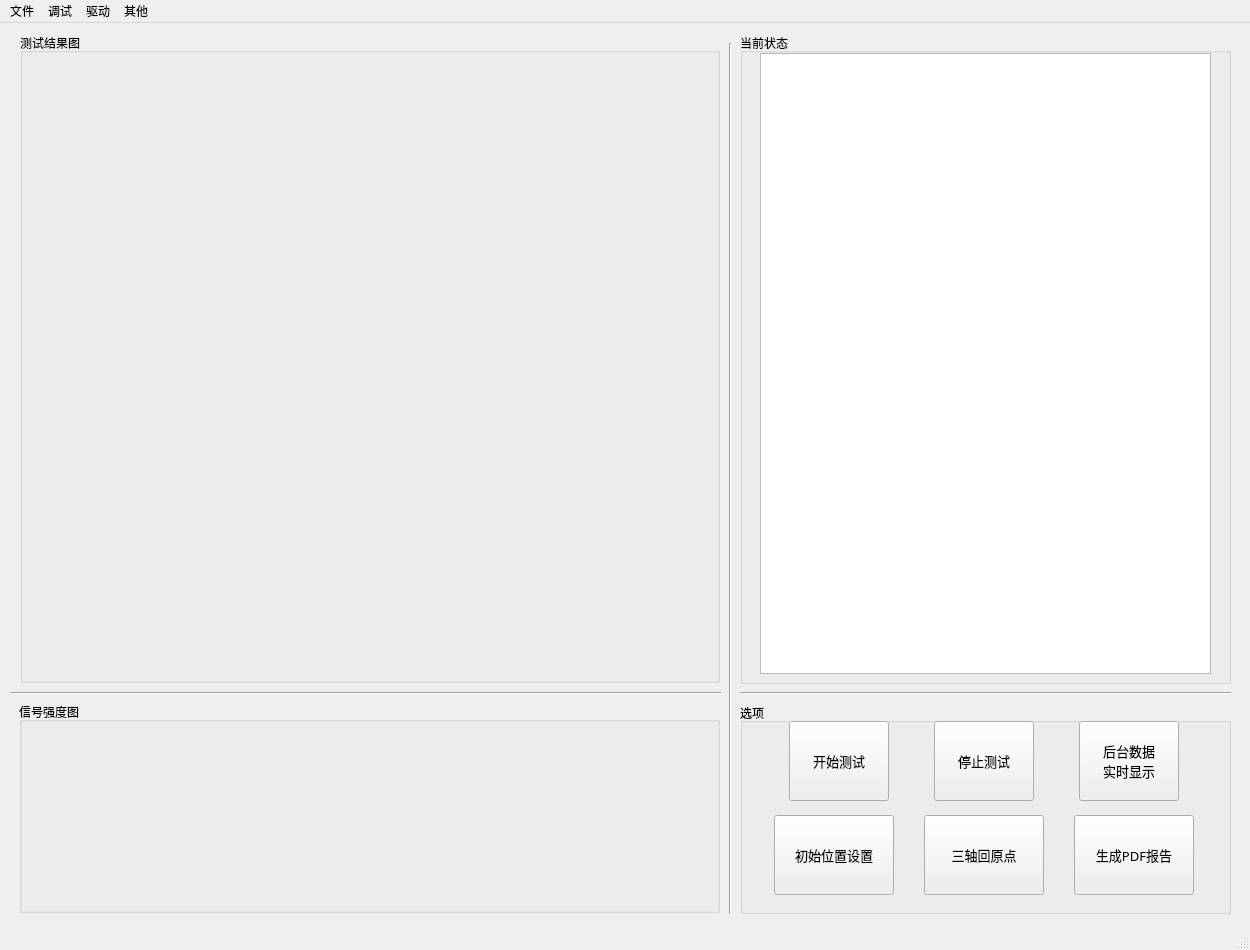
<?xml version="1.0" encoding="UTF-8"?>
<ui version="4.0">
 <class>MainGUI</class>
 <widget class="QMainWindow" name="MainGUI">
  <property name="geometry">
   <rect>
    <x>0</x>
    <y>0</y>
    <width>1250</width>
    <height>950</height>
   </rect>
  </property>
  <property name="minimumSize">
   <size>
    <width>1150</width>
    <height>750</height>
   </size>
  </property>
  <property name="maximumSize">
   <size>
    <width>1250</width>
    <height>950</height>
   </size>
  </property>
  <property name="windowTitle">
   <string>SR-SToF100测试系统</string>
  </property>
  <widget class="QWidget" name="centralwidget">
   <widget class="QGroupBox" name="groupBox">
    <property name="geometry">
     <rect>
      <x>20</x>
      <y>10</y>
      <width>700</width>
      <height>650</height>
     </rect>
    </property>
    <property name="maximumSize">
     <size>
      <width>700</width>
      <height>650</height>
     </size>
    </property>
    <property name="title">
     <string>测试结果图</string>
    </property>
    <widget class="QLabel" name="label">
     <property name="geometry">
      <rect>
       <x>10</x>
       <y>20</y>
       <width>681</width>
       <height>621</height>
      </rect>
     </property>
     <property name="text">
      <string/>
     </property>
     <property name="textFormat">
      <enum>Qt::AutoText</enum>
     </property>
     <property name="scaledContents">
      <bool>true</bool>
     </property>
    </widget>
   </widget>
   <widget class="QGroupBox" name="groupBox_2">
    <property name="geometry">
     <rect>
      <x>740</x>
      <y>10</y>
      <width>491</width>
      <height>651</height>
     </rect>
    </property>
    <property name="title">
     <string>当前状态</string>
    </property>
    <widget class="QTextBrowser" name="MainUi_textBrowser">
     <property name="geometry">
      <rect>
       <x>20</x>
       <y>20</y>
       <width>451</width>
       <height>621</height>
      </rect>
     </property>
    </widget>
   </widget>
   <widget class="QGroupBox" name="groupBox_3">
    <property name="geometry">
     <rect>
      <x>740</x>
      <y>680</y>
      <width>491</width>
      <height>211</height>
     </rect>
    </property>
    <property name="title">
     <string>选项</string>
    </property>
    <widget class="QWidget" name="layoutWidget">
     <property name="geometry">
      <rect>
       <x>10</x>
       <y>10</y>
       <width>471</width>
       <height>191</height>
      </rect>
     </property>
     <layout class="QVBoxLayout" name="verticalLayout">
      <item>
       <layout class="QHBoxLayout" name="horizontalLayout">
        <item>
         <widget class="QPushButton" name="Test_start">
          <property name="minimumSize">
           <size>
            <width>100</width>
            <height>80</height>
           </size>
          </property>
          <property name="maximumSize">
           <size>
            <width>100</width>
            <height>80</height>
           </size>
          </property>
          <property name="font">
           <font>
            <family>微软雅黑</family>
            <pointsize>10</pointsize>
           </font>
          </property>
          <property name="text">
           <string>开始测试</string>
          </property>
         </widget>
        </item>
        <item>
         <widget class="QPushButton" name="Pause_Button">
          <property name="minimumSize">
           <size>
            <width>100</width>
            <height>80</height>
           </size>
          </property>
          <property name="maximumSize">
           <size>
            <width>100</width>
            <height>80</height>
           </size>
          </property>
          <property name="font">
           <font>
            <family>微软雅黑</family>
            <pointsize>10</pointsize>
           </font>
          </property>
          <property name="text">
           <string>停止测试</string>
          </property>
         </widget>
        </item>
        <item>
         <widget class="QPushButton" name="display_Button">
          <property name="minimumSize">
           <size>
            <width>100</width>
            <height>80</height>
           </size>
          </property>
          <property name="maximumSize">
           <size>
            <width>100</width>
            <height>80</height>
           </size>
          </property>
          <property name="font">
           <font>
            <family>微软雅黑</family>
            <pointsize>10</pointsize>
           </font>
          </property>
          <property name="text">
           <string>后台数据
实时显示</string>
          </property>
         </widget>
        </item>
       </layout>
      </item>
      <item>
       <layout class="QHBoxLayout" name="horizontalLayout_2">
        <item>
         <widget class="QPushButton" name="Location_set">
          <property name="minimumSize">
           <size>
            <width>120</width>
            <height>80</height>
           </size>
          </property>
          <property name="maximumSize">
           <size>
            <width>120</width>
            <height>80</height>
           </size>
          </property>
          <property name="font">
           <font>
            <family>微软雅黑</family>
            <pointsize>10</pointsize>
           </font>
          </property>
          <property name="text">
           <string>初始位置设置</string>
          </property>
         </widget>
        </item>
        <item>
         <widget class="QPushButton" name="Origin_Button">
          <property name="minimumSize">
           <size>
            <width>120</width>
            <height>80</height>
           </size>
          </property>
          <property name="maximumSize">
           <size>
            <width>120</width>
            <height>80</height>
           </size>
          </property>
          <property name="font">
           <font>
            <family>微软雅黑</family>
            <pointsize>10</pointsize>
           </font>
          </property>
          <property name="text">
           <string>三轴回原点</string>
          </property>
         </widget>
        </item>
        <item>
         <widget class="QPushButton" name="PDF_Button">
          <property name="enabled">
           <bool>true</bool>
          </property>
          <property name="minimumSize">
           <size>
            <width>120</width>
            <height>80</height>
           </size>
          </property>
          <property name="maximumSize">
           <size>
            <width>120</width>
            <height>80</height>
           </size>
          </property>
          <property name="font">
           <font>
            <family>微软雅黑</family>
            <pointsize>10</pointsize>
           </font>
          </property>
          <property name="text">
           <string>生成PDF报告</string>
          </property>
         </widget>
        </item>
       </layout>
      </item>
     </layout>
    </widget>
   </widget>
   <widget class="Line" name="line">
    <property name="geometry">
     <rect>
      <x>720</x>
      <y>20</y>
      <width>20</width>
      <height>871</height>
     </rect>
    </property>
    <property name="orientation">
     <enum>Qt::Vertical</enum>
    </property>
   </widget>
   <widget class="Line" name="line_3">
    <property name="geometry">
     <rect>
      <x>10</x>
      <y>660</y>
      <width>711</width>
      <height>20</height>
     </rect>
    </property>
    <property name="orientation">
     <enum>Qt::Horizontal</enum>
    </property>
   </widget>
   <widget class="Line" name="line_5">
    <property name="geometry">
     <rect>
      <x>740</x>
      <y>660</y>
      <width>491</width>
      <height>20</height>
     </rect>
    </property>
    <property name="orientation">
     <enum>Qt::Horizontal</enum>
    </property>
   </widget>
   <widget class="QGroupBox" name="groupBox_4">
    <property name="geometry">
     <rect>
      <x>19</x>
      <y>679</y>
      <width>701</width>
      <height>211</height>
     </rect>
    </property>
    <property name="title">
     <string>信号强度图</string>
    </property>
    <widget class="QLabel" name="label_2">
     <property name="geometry">
      <rect>
       <x>11</x>
       <y>24</y>
       <width>681</width>
       <height>171</height>
      </rect>
     </property>
     <property name="text">
      <string/>
     </property>
     <property name="scaledContents">
      <bool>true</bool>
     </property>
    </widget>
   </widget>
  </widget>
  <widget class="QMenuBar" name="menubar">
   <property name="geometry">
    <rect>
     <x>0</x>
     <y>0</y>
     <width>1250</width>
     <height>26</height>
    </rect>
   </property>
   <widget class="QMenu" name="menu">
    <property name="title">
     <string>文件</string>
    </property>
    <widget class="QMenu" name="menuOpen_file">
     <property name="title">
      <string>打开</string>
     </property>
     <widget class="QMenu" name="menuCSV">
      <property name="title">
       <string>CSV文件</string>
      </property>
      <addaction name="actionCSV_distance"/>
      <addaction name="actionCSV_strength"/>
      <addaction name="actionCSV_outliers"/>
     </widget>
     <addaction name="menuCSV"/>
     <addaction name="actionpng_file"/>
     <addaction name="actionPDF_report_file"/>
    </widget>
    <addaction name="menuOpen_file"/>
    <addaction name="actionExit"/>
   </widget>
   <widget class="QMenu" name="menu_2">
    <property name="title">
     <string>调试</string>
    </property>
    <widget class="QMenu" name="menuSH200">
     <property name="title">
      <string>SH200调试</string>
     </property>
     <addaction name="actionSH200_open"/>
     <addaction name="actionSH200_close"/>
    </widget>
    <addaction name="menu_motor"/>
    <addaction name="menuSH200"/>
   </widget>
   <widget class="QMenu" name="menu_3">
    <property name="title">
     <string>驱动</string>
    </property>
    <addaction name="actionPCAN_USB"/>
   </widget>
   <widget class="QMenu" name="menu_4">
    <property name="title">
     <string>其他</string>
    </property>
    <addaction name="actionhelp"/>
    <addaction name="actionVersion"/>
   </widget>
   <addaction name="menu"/>
   <addaction name="menu_2"/>
   <addaction name="menu_3"/>
   <addaction name="menu_4"/>
  </widget>
  <widget class="QStatusBar" name="statusbar"/>
  <action name="actionX">
   <property name="text">
    <string>X</string>
   </property>
  </action>
  <action name="actionZ">
   <property name="text">
    <string>Z </string>
   </property>
  </action>
  <action name="menu_motor">
   <property name="text">
    <string>电机调试</string>
   </property>
   <property name="shortcut">
    <string>Ctrl+Alt+M</string>
   </property>
  </action>
  <action name="actionPCAN_USB">
   <property name="text">
    <string>打开PCAN-USB驱动</string>
   </property>
   <property name="shortcut">
    <string>Ctrl+Alt+U</string>
   </property>
  </action>
  <action name="actionhelp">
   <property name="text">
    <string>Help</string>
   </property>
   <property name="shortcut">
    <string>Ctrl+Alt+H</string>
   </property>
  </action>
  <action name="actionVersion">
   <property name="text">
    <string>Version</string>
   </property>
   <property name="shortcut">
    <string>Ctrl+Alt+V</string>
   </property>
  </action>
  <action name="actionOpen_PDF_update">
   <property name="text">
    <string>Open PDFreport_update</string>
   </property>
  </action>
  <action name="actionOpen_png_file_Update">
   <property name="text">
    <string>Open png_file(Update)</string>
   </property>
  </action>
  <action name="actionpng_file">
   <property name="text">
    <string>测距图</string>
   </property>
   <property name="shortcut">
    <string>Ctrl+Alt+F</string>
   </property>
  </action>
  <action name="actionPDF_report_file">
   <property name="text">
    <string>PDF报告</string>
   </property>
   <property name="shortcut">
    <string>Ctrl+Alt+P</string>
   </property>
  </action>
  <action name="actionExit">
   <property name="text">
    <string>退出</string>
   </property>
   <property name="shortcut">
    <string>Ctrl+Alt+E</string>
   </property>
  </action>
  <action name="actionCSV_distance">
   <property name="text">
    <string>测距数据.csv</string>
   </property>
  </action>
  <action name="actionCSV_strength">
   <property name="text">
    <string>信号强度.csv</string>
   </property>
  </action>
  <action name="actionSH200_open">
   <property name="text">
    <string>强制开启</string>
   </property>
  </action>
  <action name="actionSH200_close">
   <property name="text">
    <string>强制关闭</string>
   </property>
  </action>
  <action name="actionCSV_outliers">
   <property name="text">
    <string>异常率.csv</string>
   </property>
  </action>
 </widget>
 <resources/>
 <connections>
  <connection>
   <sender>actionExit</sender>
   <signal>triggered()</signal>
   <receiver>MainGUI</receiver>
   <slot>close()</slot>
   <hints>
    <hint type="sourcelabel">
     <x>-1</x>
     <y>-1</y>
    </hint>
    <hint type="destinationlabel">
     <x>624</x>
     <y>474</y>
    </hint>
   </hints>
  </connection>
 </connections>
</ui>
